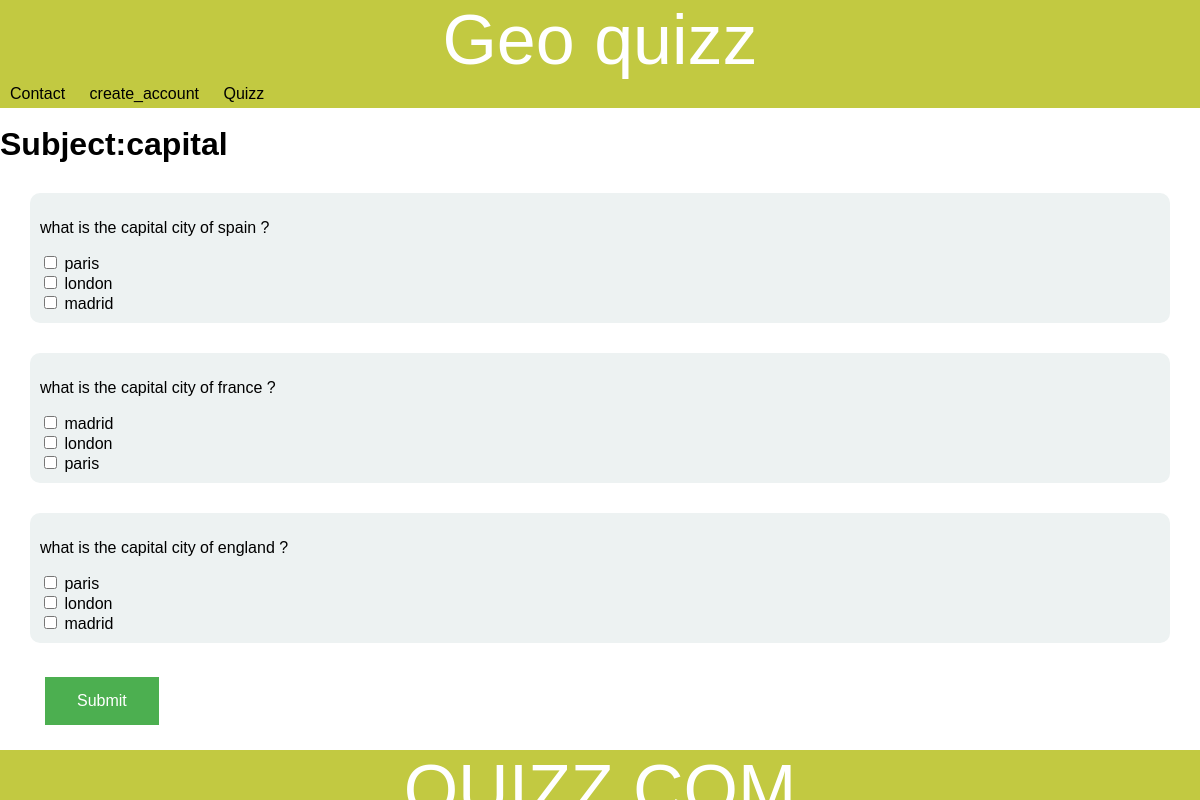
Page /capital.php on the committed database.
### tables this page shows
CREATE TABLE IF NOT EXISTS `quizz` (
  `quizz_id` int(11) NOT NULL AUTO_INCREMENT COMMENT 'Quizz Identifiant',
  `quizz_name` varchar(255) NOT NULL COMMENT 'Quizz name',
  PRIMARY KEY (`quizz_id`)
);

CREATE TABLE IF NOT EXISTS `question` (
  `question_id` int(11) NOT NULL AUTO_INCREMENT COMMENT 'question_identification',
  `question_title` varchar(255) NOT NULL COMMENT 'title of the question',
  `question_quizz_id` int(11) NOT NULL COMMENT 'link question quizz',
  `question_input_type` varchar(255) NOT NULL COMMENT 'input of the question',
  PRIMARY KEY (`question_id`),
  KEY `question_quizz_id_fk` (`question_quizz_id`)
);

CREATE TABLE IF NOT EXISTS `answer` (
  `answer_id` int(11) NOT NULL AUTO_INCREMENT COMMENT 'answer identifier',
  `answer_text` varchar(255) NOT NULL COMMENT 'text of the answer',
  `is_valid_answer` tinyint(1) NOT NULL COMMENT 'valid answer for question',
  `answer_question_id` int(11) NOT NULL COMMENT 'question related',
  PRIMARY KEY (`answer_id`)
);

### database.php (called while the page is built, shortened)
<?php
    function getAllQuizz(){
        $query ='select * from quizz';
        return executeQuery($query,null);
    }
    function getQuizzByName($QuizzName){
        $params=array('QuizzName' => $QuizzName);
        $query ='select * from quizz where quizz.Quizz_name= :QuizzName';
        return executeQuery($query,$params);
    }
    function getQuestionByQuizzId($QuizzId){
        $params = array('quizzID' => $QuizzId);
        $query='select * from question where question_quizz_id= :quizzID';
        return executeQuery($query,$params);
    }
    function getAnswerQuestionID($questionID){
        $params=array('answer_question_id'=> $questionID);
        $query='select * from answer where answer.answer_question_id= :answer_question_id';
        return executeQuery($query,$params);
    }
    function executeQuery($query,$params){
        $bdd=new PDO('mysql:hoost=localhost;dbname=quizzdb','root');
        try{
            $res=$bdd->prepare($query);
            $res->execute($params);
            $data=$res->fetchAll();
            return $data;
        }catch (PDOException $e){
            var_dump($e);
        }
    }
?>

### capital.php (the view, shortened to what this page needs)
<?php include 'database.php';
    $quizz=getQuizzByName('capital');
    $questiondata=getQuestionByQuizzId($quizz[0][0]);
?>
<!DOCTYPE html>
<html>
    <head>
        <link rel="stylesheet" href="main.css" />
        <link rel="stylesheet" href="common.css" />
    </head>
    <?php include 'header.php'?>
    <body>
            <div class="header">
                <h1 id="title"> Subject:<?php echo $quizz[0][1]?></h1>
            </div>
            <div>
                <form action="QuestionCheck.php?quizz=<?php echo $quizz[0][1]?>"  method = "POST">
                    <?php foreach($questiondata as $question){?>
                    <?php $inputtype=$question[3];?>
                        <div class="quesFrame" >
                            <p style="font-size: 22;"><?php echo $question[1]?> ?</p>
                                <?php foreach(getAnswerQuestionID($question[0]) as $answer){?>
                                    <input type=<?php echo $inputtype;?> name=<?php echo $question[0]?> value=<?php if($inputtype=='string'){} else{echo $answer[0];}?> > <?php if($inputtype!='string'){ echo $answer[1]; }?><br>
                                <?php }?>
                        </div>
                    <?php }?>
                    <input type="Submit" value="Submit" class="submitBtn">
                </form>
            </div>
        </body>
    <?php include 'Footer.php'?>
</html>

### header.php (shortened to what this page needs)
<?php include_once 'database.php';?>
<header>
    <a id="headertitle" href="home.php">Geo quizz</a>
    <nav>
    <div class="menuCategory">
        <a href="search.php">Contact<a/>
    </div>
    <div class="menuCategory">
        <a href="create_account.php">create_account<a/>
    </div>
    <div class="menuCategory">
        <span class="navtitle">Quizz</span>
            <?php foreach(getAllQuizz() as $quizzheader){
                ?>
            <a href="<?php echo $quizzheader['quizz_name'];?>.php">
                <?php echo $quizzheader['quizz_name'];?>
                </a>
        <?php }?>
    </div>
    </nav>
</header>

### Footer.php (shortened to what this page needs)
<footer><a id="headertitle" href="Home.php">QUIZZ.COM</a>
</footer>

### main.css (style rules this page uses)
body { margin: 0px; --aside-width: 200px; --horizontal-margin:10px; --picture-width:200px; padding-bottom:50px; }
header { text-align: center; width:100%; margin-top: 0px; margin-left: 0px; padding-bottom: 5px; height: 100px; background-color: #c2c941; }
html { background-color: white; }
footer { position: fixed; bottom: 0px; left: 0px; text-align: center; width:100%; margin-left: 0px; vertical-align: bottom; background-color: #c2c941; height: 50px; }
footer a { color: green; text-decoration:none; vertical-align: center; }
nav { text-align: left; background-color: #c2c941; }
nav a, nav span { color:black; text-decoration: none; transition:color linear 0.2s; }
#headertitle { font-size: 70px; color: white; text-decoration:none; }
.menuCategory { display: inline-block; position:relative; padding:5px 10px; }
.quesFrame { background-color:#edf2f2; border-radius: 10px; padding: 10px; margin: 30px; }
.submitBtn { background-color:#4CAF50 ; color: white; padding: 15px 32px; text-align: center; text-decoration: none; display: inline-block; font-size: 16px; margin: 4px 45px; cursor: pointer; border: none; }

### common.css (style rules this page uses)
* { font-family: arial; }

### rows in the picture
quizz: quizz_name "capital"
question: question_title "what is the capital city of spain"
answer: answer_text "paris"
answer: answer_text "london"
answer: answer_text "madrid"
question: question_title "what is the capital city of france"
answer: answer_text "madrid"
answer: answer_text "london"
answer: answer_text "paris"
question: question_title "what is the capital city of england"
answer: answer_text "paris"
answer: answer_text "london"
answer: answer_text "madrid"
